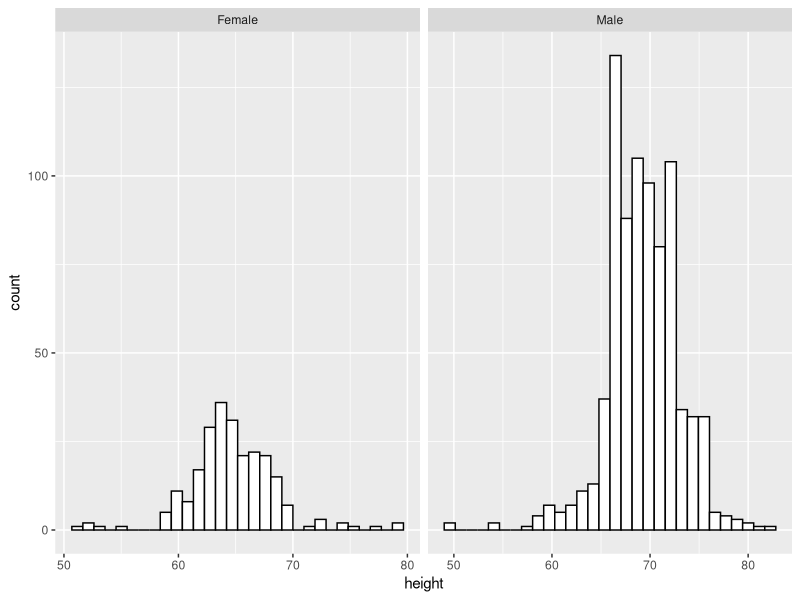
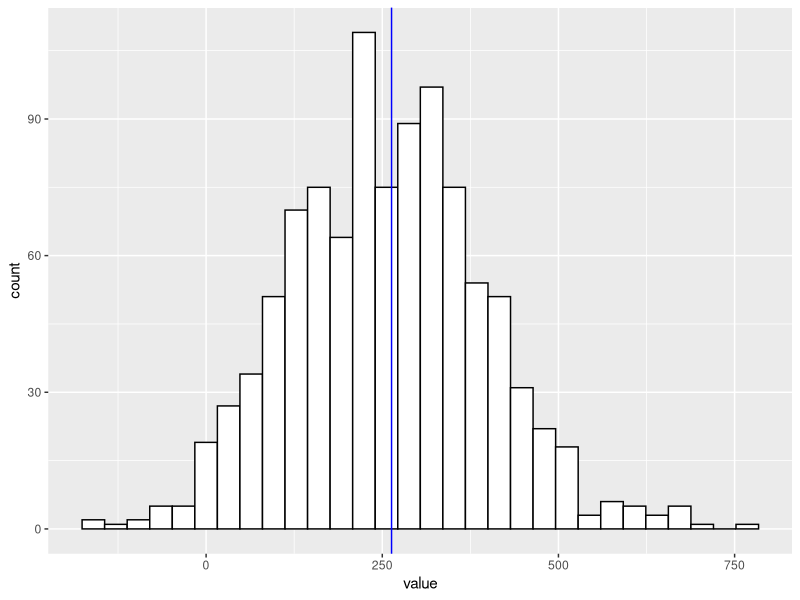
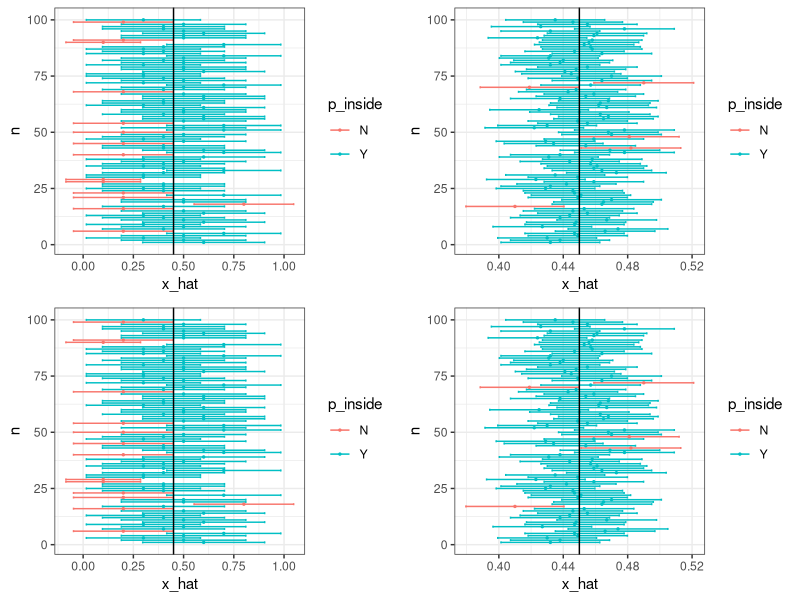

Source code (R) for these figures, in order:
## ---- chunk 1
library(dslabs)
data(heights)
library(tidyr)
library(dplyr)
library(ggplot2)
library(cowplot)
## ---- chunk 2
p<-heights%>%
  ggplot(aes(height))+
  geom_histogram(color="black", fill="white")+
  facet_wrap(~sex, scale="free_x")
p
## ---- chunk 3
female<-heights%>%
  filter(sex=="Female")
ave<-mean(female$height)
s_d<-sd(female$height)
pnorm(61, ave, s_d)
## ---- chunk 4
set.seed(1)
p<-3/(19+16+3)
N<-1000
x<-sample(c(15, -1),N, replace = T, prob = c(p, 1-p) )
X<-sum(x)
X
## ---- chunk 5
ex<- N*(p*15+(1-p)*-1)
se<-sqrt(N)*16*sqrt(p*(1-p))
ex
se
## ---- chunk 6
set.seed(1)
B<-1000
N<-1000
p<-3/(19+16+3)
Z <- replicate(B,{
  x<-sample(c(15,-1), N, replace = TRUE, prob = c(p, 1-p) )
  sum(x)
})
## ---- chunk 7
Z<-as_tibble(Z)
## ---- chunk 8
Z%>%
  ggplot(aes(value))+
  geom_histogram(color="black", fill="white")+
  geom_vline(xintercept = ex, color="blue")
## ---- chunk 9
set.seed(1)
p<-0.45

cal10<-function(B, p){
  p<-0.45
  set.seed(1)
  X<-replicate(B, {
  x<-sample(c(1,0), 10, replace=T, prob=c(p, 1-p))
  x_hat<-mean(x)
  se_hat<-sqrt(x_hat*(1-x_hat)/10)
  c(x_hat, se_hat)
})}

cal1000<-function(B){
  set.seed(1)
  p<-0.45
  X<-replicate(B, {
  x<-sample(c(1,0), 1000, replace=T, prob=c(p, 1-p))
  x_hat<-mean(x)
  se_hat<-sqrt(x_hat*(1-x_hat)/1000)
  c(x_hat, se_hat)
})}
## ---- chunk 10
X1<-cal10(100)
X2<-cal1000(100)
X3<-cal10(10000)
X4<-cal1000(10000)
## ---- chunk 11
X1<-t(X1)
X1<-as_tibble(X1)
X1<-X1%>%
  rename(x_hat=V1, se_hat=V2)%>%
  mutate(low=x_hat-qnorm(0.975)*se_hat, high=x_hat+qnorm(0.975)*se_hat, n=seq(1:100), p_inside=ifelse(p>=low&p<=high, "Y", "N"))
X2<-t(X2)
X2<-as_tibble(X2)
X2<-X2%>%
  rename(x_hat=V1, se_hat=V2)%>%
  mutate(low=x_hat-qnorm(0.975)*se_hat, high=x_hat+qnorm(0.975)*se_hat, n=seq(1:100), p_inside=ifelse(p>=low&p<=high, "Y", "N"))
X3<-t(X3)
X3<-as_tibble(X3)
X3<-X3%>%
  rename(x_hat=V1, se_hat=V2)%>%
  mutate(low=x_hat-qnorm(0.975)*se_hat, high=x_hat+qnorm(0.975)*se_hat, n=seq(1:10000), p_inside=ifelse(p>=low&p<=high, "Y", "N"))
X4<-t(X4)
X4<-as_tibble(X4)
X4<-X4%>%
  rename(x_hat=V1, se_hat=V2)%>%
  mutate(low=x_hat-qnorm(0.975)*se_hat, high=x_hat+qnorm(0.975)*se_hat, n=seq(1:10000), p_inside=ifelse(p>=low&p<=high, "Y", "N"))
## ---- chunk 12
plot1<-function(dat){
  dat%>%
    ggplot(aes(n, x_hat, color=p_inside))+
  geom_errorbar(aes(ymin=low, ymax=high))+
  geom_point(size=0.5)+
  geom_hline(yintercept=p)+
  coord_flip()+
  theme_bw()
}
plot2<-function(dat){
  dat%>%
    filter(n<101)%>%
    ggplot(aes(n, x_hat, color=p_inside))+
  geom_errorbar(aes(ymin=low, ymax=high))+
  geom_point(size=0.5)+
  geom_hline(yintercept=p)+
  coord_flip()+
  theme_bw()
}
## ---- chunk 13
p1<-plot1(X1)
p2<-plot1(X2)
p3<-plot2(X3)
p4<-plot2(X4)
## ---- chunk 14
plot_grid(p1, p2, p3, p4, ncol = 2)
